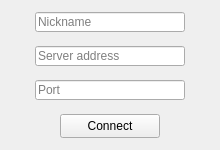
<?xml version="1.0" encoding="UTF-8"?>
<ui version="4.0">
 <class>ClientJoinWindow</class>
 <widget class="QMainWindow" name="ClientJoinWindow">
  <property name="geometry">
   <rect>
    <x>0</x>
    <y>0</y>
    <width>220</width>
    <height>150</height>
   </rect>
  </property>
  <property name="minimumSize">
   <size>
    <width>220</width>
    <height>150</height>
   </size>
  </property>
  <property name="maximumSize">
   <size>
    <width>220</width>
    <height>150</height>
   </size>
  </property>
  <property name="windowTitle">
   <string>ClientJoinWindow</string>
  </property>
  <widget class="QWidget" name="centralwidget">
   <widget class="QPushButton" name="btn_connect">
    <property name="enabled">
     <bool>true</bool>
    </property>
    <property name="geometry">
     <rect>
      <x>60</x>
      <y>114</y>
      <width>100</width>
      <height>24</height>
     </rect>
    </property>
    <property name="sizePolicy">
     <sizepolicy hsizetype="Maximum" vsizetype="Fixed">
      <horstretch>0</horstretch>
      <verstretch>0</verstretch>
     </sizepolicy>
    </property>
    <property name="minimumSize">
     <size>
      <width>50</width>
      <height>24</height>
     </size>
    </property>
    <property name="maximumSize">
     <size>
      <width>100</width>
      <height>24</height>
     </size>
    </property>
    <property name="text">
     <string>Connect</string>
    </property>
   </widget>
   <widget class="QLineEdit" name="le_port">
    <property name="geometry">
     <rect>
      <x>35</x>
      <y>80</y>
      <width>150</width>
      <height>20</height>
     </rect>
    </property>
    <property name="minimumSize">
     <size>
      <width>150</width>
      <height>0</height>
     </size>
    </property>
    <property name="maximumSize">
     <size>
      <width>150</width>
      <height>16777215</height>
     </size>
    </property>
    <property name="placeholderText">
     <string>Port</string>
    </property>
   </widget>
   <widget class="QLineEdit" name="le_ip_address">
    <property name="geometry">
     <rect>
      <x>35</x>
      <y>46</y>
      <width>150</width>
      <height>20</height>
     </rect>
    </property>
    <property name="minimumSize">
     <size>
      <width>150</width>
      <height>0</height>
     </size>
    </property>
    <property name="placeholderText">
     <string>Server address</string>
    </property>
   </widget>
   <widget class="QLineEdit" name="le_nickname">
    <property name="geometry">
     <rect>
      <x>35</x>
      <y>12</y>
      <width>150</width>
      <height>20</height>
     </rect>
    </property>
    <property name="minimumSize">
     <size>
      <width>150</width>
      <height>0</height>
     </size>
    </property>
    <property name="maximumSize">
     <size>
      <width>150</width>
      <height>16777215</height>
     </size>
    </property>
    <property name="toolTip">
     <string/>
    </property>
    <property name="maxLength">
     <number>31</number>
    </property>
    <property name="placeholderText">
     <string>Nickname</string>
    </property>
   </widget>
  </widget>
 </widget>
 <tabstops>
  <tabstop>le_nickname</tabstop>
  <tabstop>le_ip_address</tabstop>
  <tabstop>le_port</tabstop>
  <tabstop>btn_connect</tabstop>
 </tabstops>
 <resources/>
 <connections/>
</ui>
